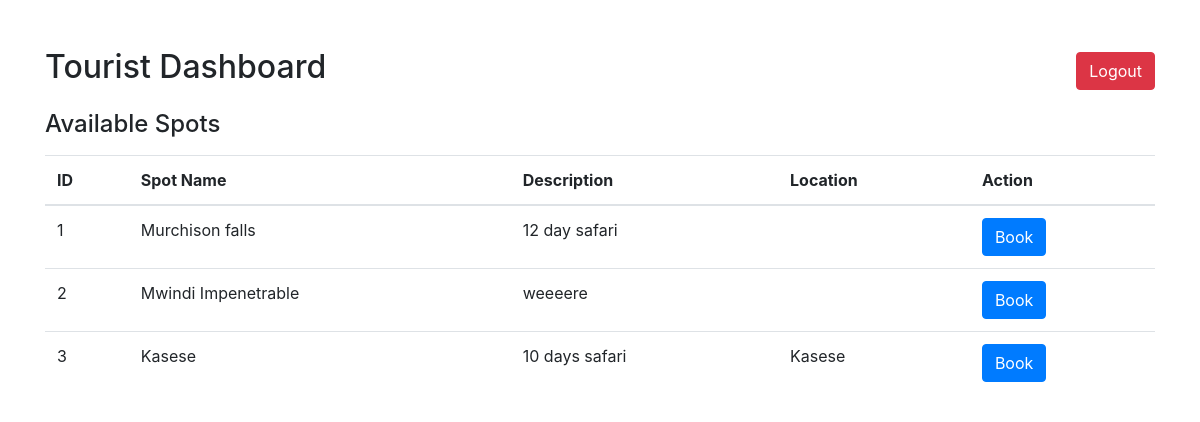
/tourist_dashboard.php (signed in), run on the app's committed database.
### tables this page shows
CREATE TABLE `tourism_spots` (
  `id` int(11) NOT NULL,
  `name` varchar(255) NOT NULL,
  `description` text DEFAULT NULL,
  `crowd_count` int(11) DEFAULT 0,
  `location` varchar(255) DEFAULT NULL
);

### tourist_dashboard.php (the view, shortened to what this page needs)
<?php
include 'database.php';
$stmt = $pdo->query("SELECT * FROM tourism_spots");
$spots = $stmt->fetchAll();
?>
<!DOCTYPE html>
<html lang="en">
<head>
    <link rel="stylesheet" href="https://maxcdn.bootstrapcdn.com/bootstrap/4.5.2/css/bootstrap.min.css">
</head>
<body>
<div class="container mt-5">
    <div class="d-flex justify-content-between align-items-center mb-3">
        <h2>Tourist Dashboard</h2>
        <a href="logout.php" class="btn btn-danger">Logout</a>
    </div>
    <h4>Available Spots</h4>
    <table class="table mt-3">
        <thead>
            <tr>
                <th>ID</th>
                <th>Spot Name</th>
                <th>Description</th>
                <th>Location</th>
                <th>Action</th>
            </tr>
        </thead>
        <tbody>
            <?php foreach ($spots as $spot): ?>
                <tr>
                    <td><?= $spot['id'] ?></td>
                    <td><?= $spot['name'] ?></td>
                    <td><?= $spot['description'] ?></td>
                    <td><?= $spot['location'] ?></td>
                    <td>
                        <form method="POST" style="display:inline;">
                            <button type="submit" name="book_spot" class="btn btn-primary">Book</button>
                        </form>
                    </td>
                </tr>
            <?php endforeach; ?>
        </tbody>
    </table>
</div>
</body>
</html>

### data on the page
tourism_spots: id "1", name "Murchison falls", description "12 day safari"
tourism_spots: id "2", name "Mwindi Impenetrable", description "weeeere"
tourism_spots: id "3", name "Kasese", description "10 days safari", location "Kasese"
